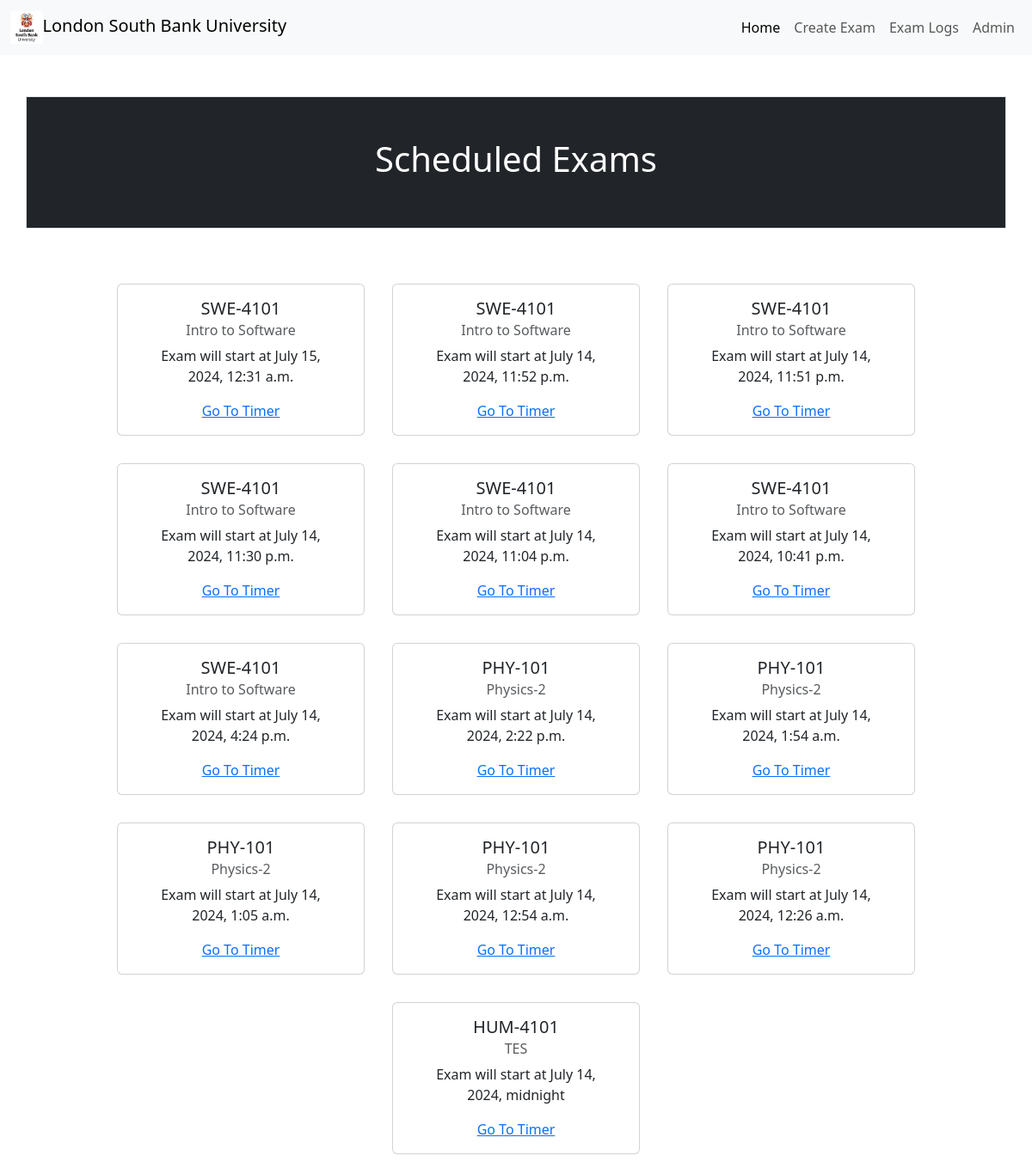
The app's page / (signed in), older data.
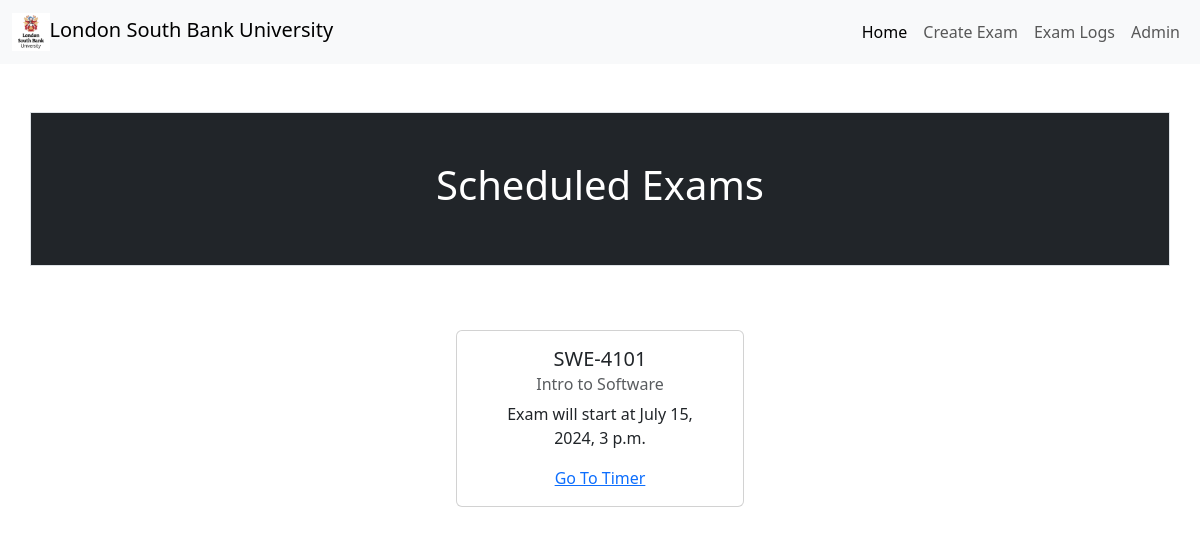
The same page, newer data.
### app/models.py (models this page shows)
class Exam(models.Model):
    course_name = models.CharField(max_length=100)
    course_code = models.CharField(max_length=100)
    start_time = models.DateTimeField()
    end_time = models.DateTimeField()
    no_leave_start = models.DurationField()
    no_leave_end = models.DurationField()

### app/views.py (the view)
# urls.py: path('', views.exam_list, name="")
def exam_list(request):
    exams = Exam.objects.order_by('-start_time')[:20]
    context = { 'exams' : exams}
    return render(request, 'app/exam_list.html', context=context)

### app/templates/app/exam_list.html (shortened to what this page needs)
<!DOCTYPE html>
<html>
    <head>
        <link href="https://cdn.jsdelivr.net/npm/bootstrap@5.3.3/dist/css/bootstrap.min.css" rel="stylesheet">
        {% load static %}
        <link href="{% static 'app/style.css' %}" rel="stylesheet">
    </head>
    <body>
            <nav class="navbar navbar-expand-sm bg-light">
                <div class="container-fluid">
                        <a class="navbar-brand" href="{% url '' %}"><img src="{% static 'app/images/Logo.jpg' %}" width='37.5' heigh="30">London South Bank University</img></a>
                    <ul class="navbar-nav">
                        <li class="nav-item"><a class="nav-link active" href="{% url '' %}">Home</a></li>
                        {%if request.user.is_superuser %}
                        <li class="nav-item"><a class="nav-link" href="{% url 'create_exam' %}">Create Exam</a></li>
                        <li class="nav-item"><a class="nav-link" href="{% url 'admin:app_examlog_changelist' %}">Exam Logs</a></li>
                        <li class="nav-item"><a class="nav-link" href="{% url 'admin:index' %}">Admin</a></li>
                        {% else %}
                        <li class="nav-item"><a class="nav-link" href="{% url 'admin:index' %}">Log In</a></li>
                        {% endif %}
                    </ul>
                </div>
            </nav>
            <div class="container p-5 my-5 border text-center bg-dark text-white">
            <h1>Scheduled Exams</h1>
            </div>
            <div class="row justify-content-center">
            {%if request.user.is_superuser %}
                    {% for exam in exams %}
                            <div class="card text-center m-3" style="width : 18rem">
                                <div class="card-body">
                                    <h5 class="card-title">{{ exam.course_code }}</h5>
                                        <h6 class="card-subtitle mb-2 text-body-secondary">{{ exam.course_name }}</h6>
                                            <p class="card-text" id="card-text">Exam will start at {{ exam.start_time }}</p>
                                            <a href="{% url 'exam_timer' exam.id %}">Go To Timer</a>
                                </div>
                            </div>
                        {% empty %}
                        <div class="text-center">
                            <h4>No exams have been scheduled yet!</h4>
                        </div>
                    {% endfor %}
            {% else %}
            <div class="text-center">
                <h4>You are not logged in</h4>
                <p class ="text-muted"><a href="{% url 'admin:index' %}">Log in now!</a></small>
            </div>
            {% endif %}
            </div>
    </body>
</html>

Row changes from the older to the newer data that the page shows:
removed Exam: course_code "SWE-4101", course_name "Intro to Software", start_time "July 15, 2024, 12:31 a.m."
removed Exam: course_code "SWE-4101", course_name "Intro to Software", start_time "July 14, 2024, 11:52 p.m."
removed Exam: course_code "SWE-4101", course_name "Intro to Software", start_time "July 14, 2024, 11:51 p.m."
removed Exam: course_code "SWE-4101", course_name "Intro to Software", start_time "July 14, 2024, 11:30 p.m."
removed Exam: course_code "SWE-4101", course_name "Intro to Software", start_time "July 14, 2024, 11:04 p.m."
removed Exam: course_code "SWE-4101", course_name "Intro to Software", start_time "July 14, 2024, 10:41 p.m."
removed Exam: course_code "SWE-4101", course_name "Intro to Software", start_time "July 14, 2024, 4:24 p.m."
removed Exam: course_code "PHY-101", course_name "Physics-2", start_time "July 14, 2024, 2:22 p.m."
removed Exam: course_code "PHY-101", course_name "Physics-2", start_time "July 14, 2024, 1:54 a.m."
removed Exam: course_code "PHY-101", course_name "Physics-2", start_time "July 14, 2024, 1:05 a.m."
removed Exam: course_code "PHY-101", course_name "Physics-2", start_time "July 14, 2024, 12:54 a.m."
removed Exam: course_code "PHY-101", course_name "Physics-2", start_time "July 14, 2024, 12:26 a.m."
removed Exam: course_code "HUM-4101", course_name "TES", start_time "July 14, 2024, midnight"
added Exam: course_code "SWE-4101", course_name "Intro to Software", start_time "July 15, 2024, 3 p.m."
